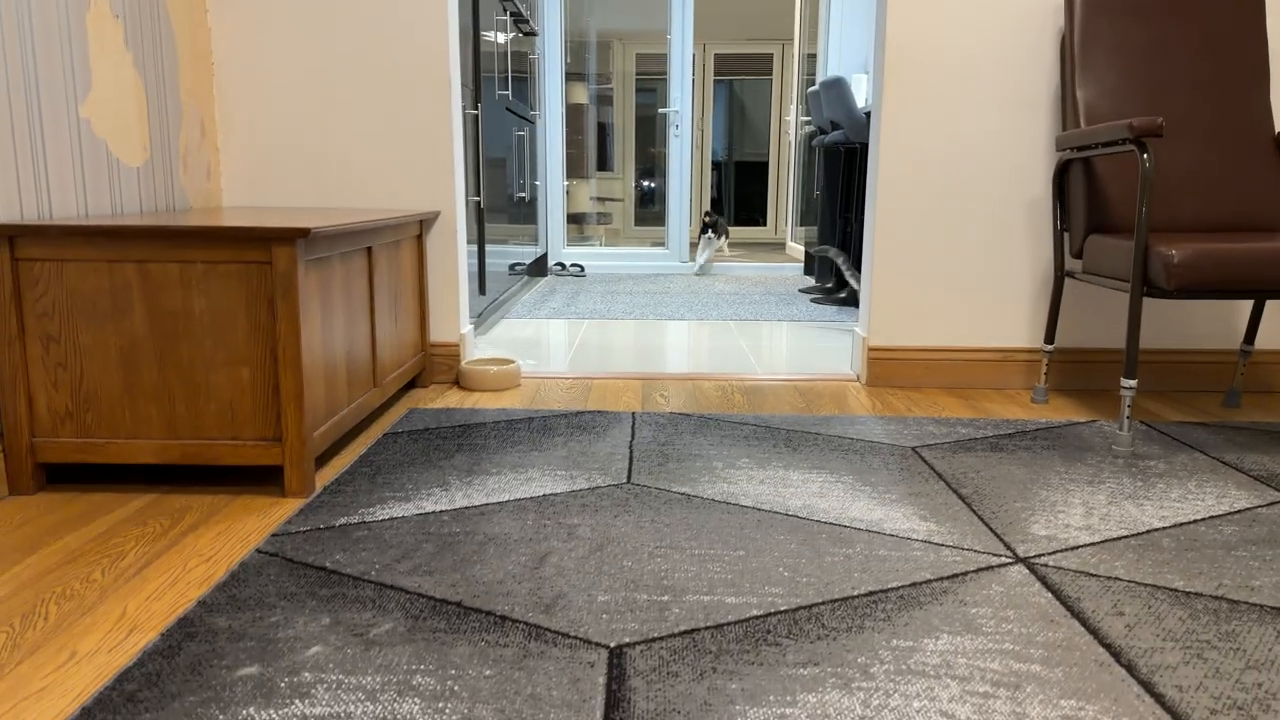
#> input picture frame 27 of CV/S9/cat_running.mp4, 1280 x 720 px, given in place of negrito_cat.mp4, which was not available
$ jupyter execute cat_tracking.ipynb   (text cells are left out)
#> lines starting #> are read from the running program, lines starting #| are printed output that depends on the picture; after the words box and inside, x2 and y2 are one past the last pixel; in counts of white or black regions, pixels touching at a corner belong together; pictures that were not available may be replaced by others from this repository, and a replacement may not be noted
[cell 1]
# pylint: disable=all
# type: ignore

import cv2
import numpy as np
import matplotlib.pyplot as plt

[cell 2]
# pylint: disable=all
# type: ignore

# 1. Configurar la captura de video
video_path = "negrito_cat.mp4"  # Asegúrate de que el video está en la misma carpeta que el notebook
cap = cv2.VideoCapture(video_path)

if not cap.isOpened():
    print(
        f"Error al abrir el video '{video_path}'. Verifica que el archivo exista en la misma ruta."
    )
else:
    # 2. Configurar el sustractor de fondo para detección de movimiento (MOG2)
    fgbg = cv2.createBackgroundSubtractorMOG2(
        history=500, varThreshold=50, detectShadows=True
    )

    # 3. Inicializar el Filtro de Kalman
    kf = cv2.KalmanFilter(4, 2)
    kf.transitionMatrix = np.array(
        [[1, 0, 1, 0], [0, 1, 0, 1], [0, 0, 1, 0], [0, 0, 0, 1]], np.float32
    )
    kf.measurementMatrix = np.array([[1, 0, 0, 0], [0, 1, 0, 0]], np.float32)
    kf.processNoiseCov = np.eye(4, dtype=np.float32) * 0.03
    kf.measurementNoiseCov = np.eye(2, dtype=np.float32) * 1.5
    kf.errorCovPost = np.eye(4, dtype=np.float32)

    measured_states = []
    estimated_states = []

    window_name = "Tracking del gatito - Presiona 'Q' para salir"
    # Configurar la ventana para que sea redimensionable temporalmente si el video es muy grande
    cv2.namedWindow(window_name, cv2.WINDOW_NORMAL)

    print(
        "Reproduciendo video en una ventana externa... Presiona 'q' o 'Q' en la ventana de OpenCV para pararlo anticipadamente."
    )
    while cap.isOpened():
        ret, frame = cap.read()
#> frame is the input picture: shape (720, 1280, 3); mean B, G, R 100.8, 118.6, 134.5
        if not ret:
            break

        # Preprocesamiento: escala de grises y difuminado
        gray = cv2.cvtColor(frame, cv2.COLOR_BGR2GRAY)
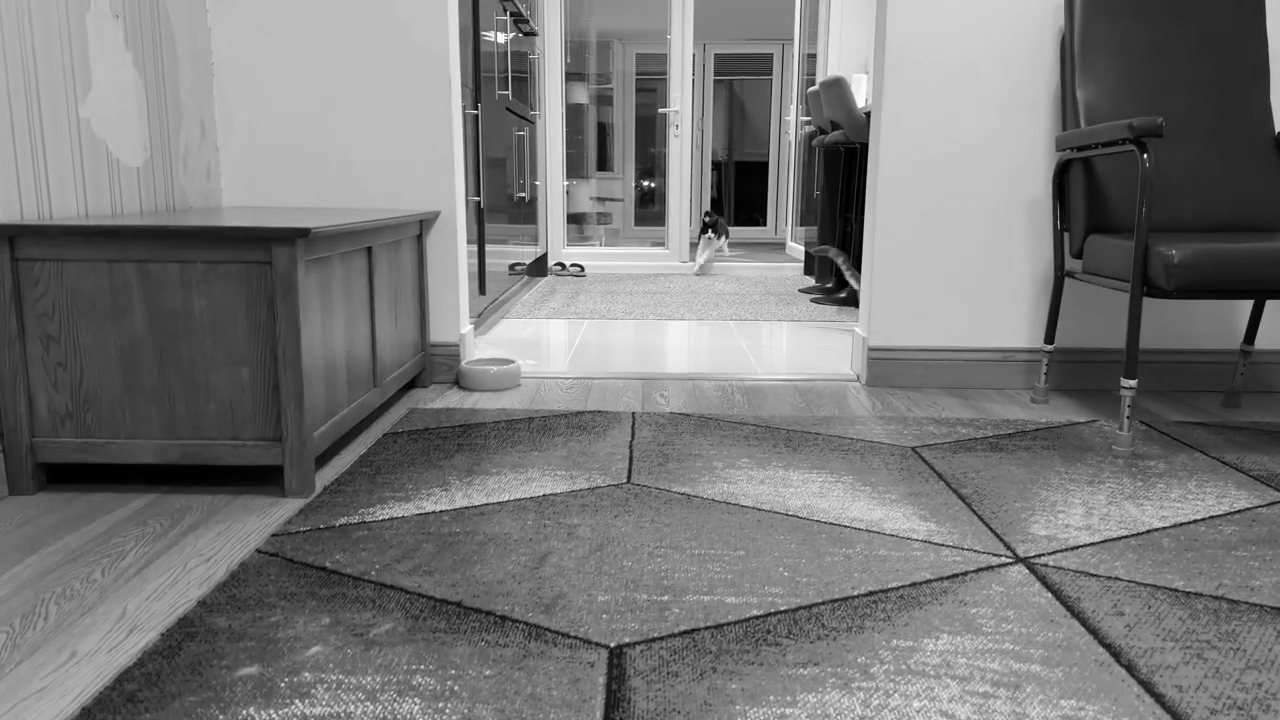
#> gray: shape (720, 1280); min 0, max 255, mean 121.4
        gray = cv2.GaussianBlur(gray, (21, 21), 0)
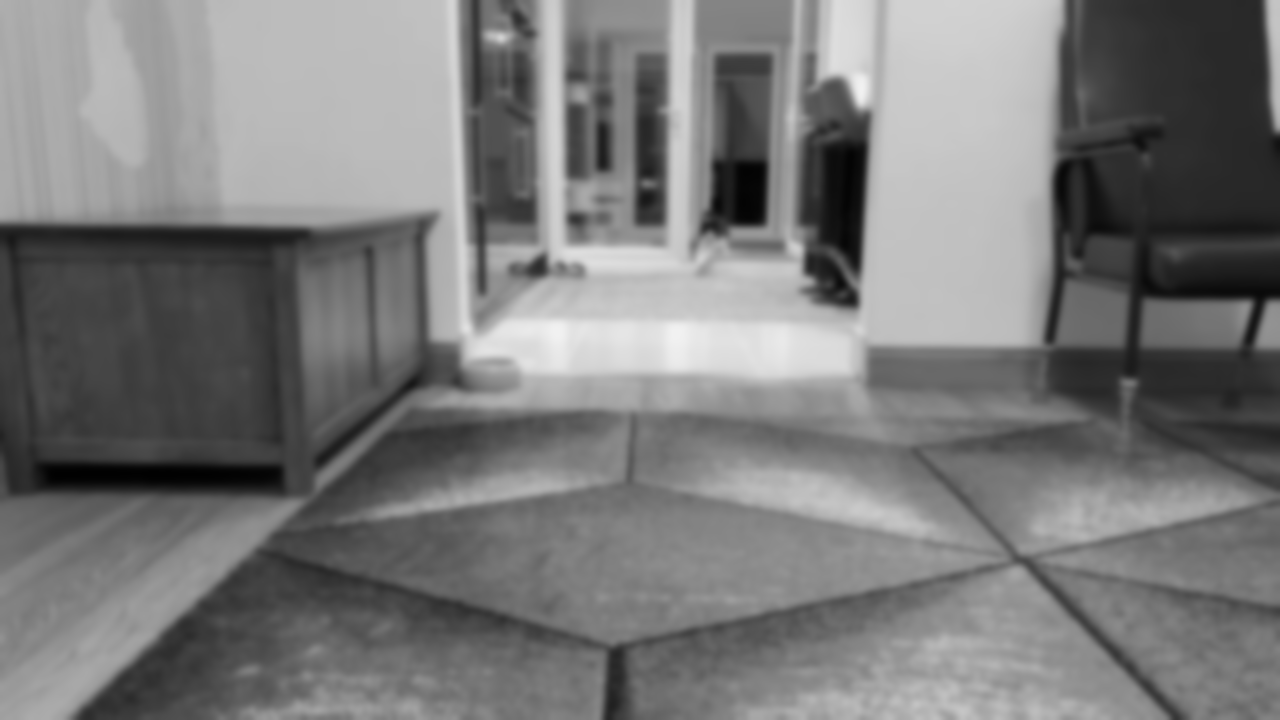
#> gray: shape (720, 1280); min 1, max 241, mean 121.4

        # Máscara de movimiento
        fgmask = fgbg.apply(gray)
#> fgmask: shape (720, 1280); every value is 127
        _, fgmask = cv2.threshold(fgmask, 200, 255, cv2.THRESH_BINARY)
#> fgmask: shape (720, 1280); every value is 0
        kernel = cv2.getStructuringElement(cv2.MORPH_ELLIPSE, (5, 5))
        fgmask = cv2.morphologyEx(fgmask, cv2.MORPH_OPEN, kernel)
        fgmask = cv2.morphologyEx(fgmask, cv2.MORPH_CLOSE, kernel)

        contours, _ = cv2.findContours(
            fgmask, cv2.RETR_EXTERNAL, cv2.CHAIN_APPROX_SIMPLE
        )
#> contours = []

        measurement = None

        if contours:
            largest_contour = max(contours, key=cv2.contourArea)
            if cv2.contourArea(largest_contour) > 500:
                x, y, w, h = cv2.boundingRect(largest_contour)
                cx, cy = x + w / 2.0, y + h / 2.0
                measurement = np.array([[np.float32(cx)], [np.float32(cy)]])
                measured_states.append((cx, cy))

                # --- Dibujar el bounding box (verde) ---
                cv2.rectangle(frame, (x, y), (x + w, y + h), (0, 255, 0), 2)
                cv2.circle(frame, (int(cx), int(cy)), 4, (0, 255, 0), -1)

        # Predicción y Corrección
        predicted = kf.predict()
        if measurement is not None:
            estimated = kf.correct(measurement)
        else:
            estimated = predicted

        est_x, est_y = float(estimated[0][0]), float(estimated[1][0])
        estimated_states.append((est_x, est_y))

        # --- Dibujar la predicción y trayectoria de Kalman (rojo) ---
        cv2.circle(frame, (int(est_x), int(est_y)), 4, (0, 0, 255), -1)
#> frame: shape (720, 1280, 3); under 0.01% of pixels changed, all inside (x1, y1, x2, y2) = (0, 0, 5, 5)
        for i in range(1, len(estimated_states)):
            pt1 = (int(estimated_states[i - 1][0]), int(estimated_states[i - 1][1]))
            pt2 = (int(estimated_states[i][0]), int(estimated_states[i][1]))
            cv2.line(frame, pt1, pt2, (0, 0, 255), 2)

        # --- Mostrar el video con OpenCV ---
        cv2.imshow(window_name, frame)

        # Esperar 30ms. Si el usuario presiona la 'q', se rompe el ciclo.
        if cv2.waitKey(30) & 0xFF == ord("q"):
#> (key q is pressed here)
            break

    cap.release()
    cv2.destroyAllWindows()  # Es importante cerrar las ventanas de OpenCV
    print("Video procesado exitosamente.")

    # Graficar la trayectoria final
    if estimated_states:
        m_x = [p[0] for p in measured_states]
        m_y = [p[1] for p in measured_states]
        e_x = [p[0] for p in estimated_states]
        e_y = [p[1] for p in estimated_states]

        plt.figure(figsize=(10, 6))
        if m_x and m_y:
            plt.scatter(
                m_x, m_y, c="g", s=15, alpha=0.5, label="Medición Bounding Box (MOG2)"
            )
        plt.plot(e_x, e_y, "r-", linewidth=2, label="Tracking Estimado (Kalman)")

        plt.gca().invert_yaxis()
        plt.title('Tracking de "negrito_cat.mp4" (Movimiento vs Filtro de Kalman)')
        plt.xlabel("Eje X (Píxeles)")
        plt.ylabel("Eje Y (Píxeles)")
        plt.legend()
        plt.grid(True)
        plt.show()
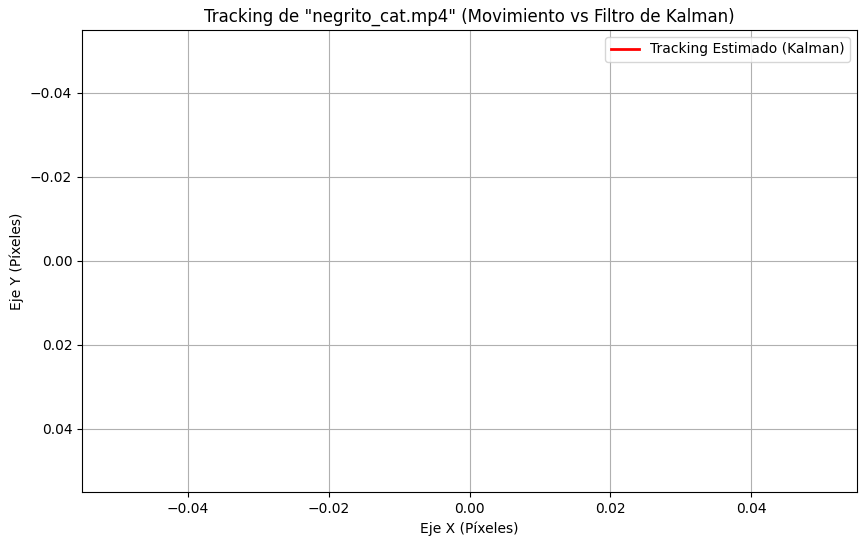
#> figure drawn by matplotlib, 1 panel
    else:
        print("No se calcularon estados.")

$ run again, starting later in the video
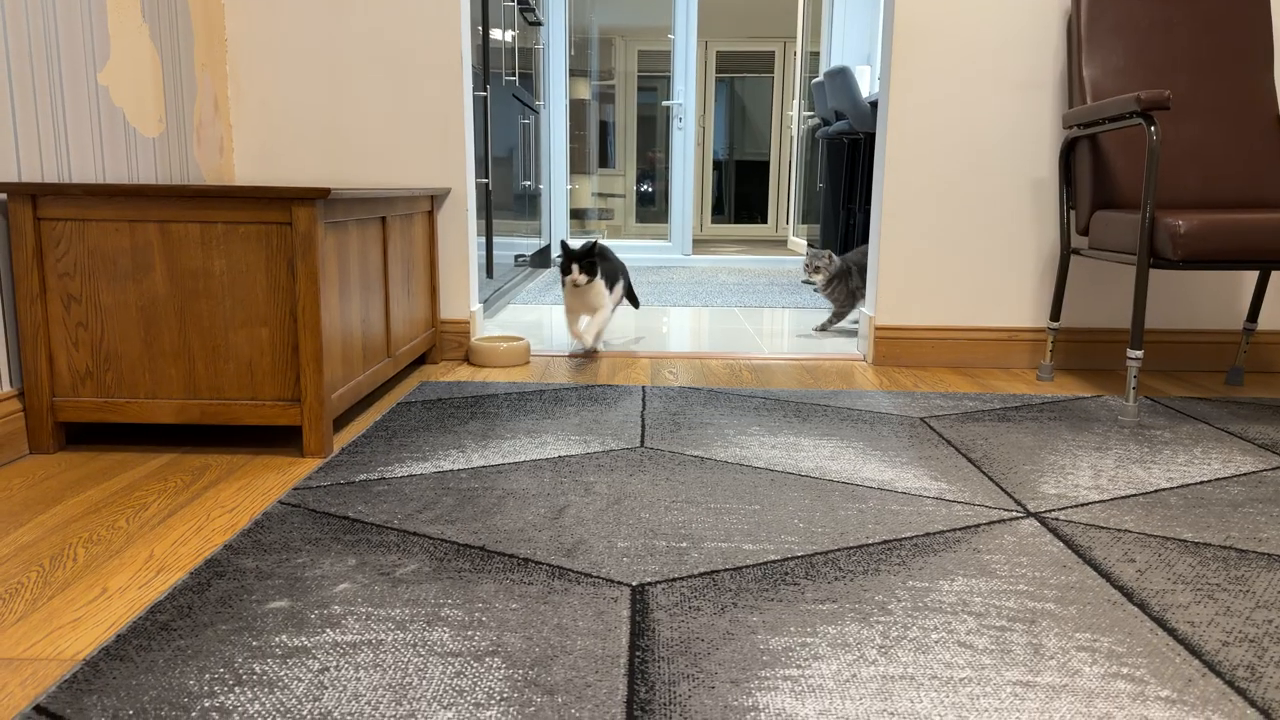
#> input picture frame 125 of CV/S9/cat_running.mp4, 1280 x 720 px, given in place of negrito_cat.mp4, which was not available
#> frame is the input picture: shape (720, 1280, 3); mean B, G, R 103.1, 121, 137.4
#> `gray = cv2.cvtColor(frame, cv2.COLOR_BGR2GRAY)`:
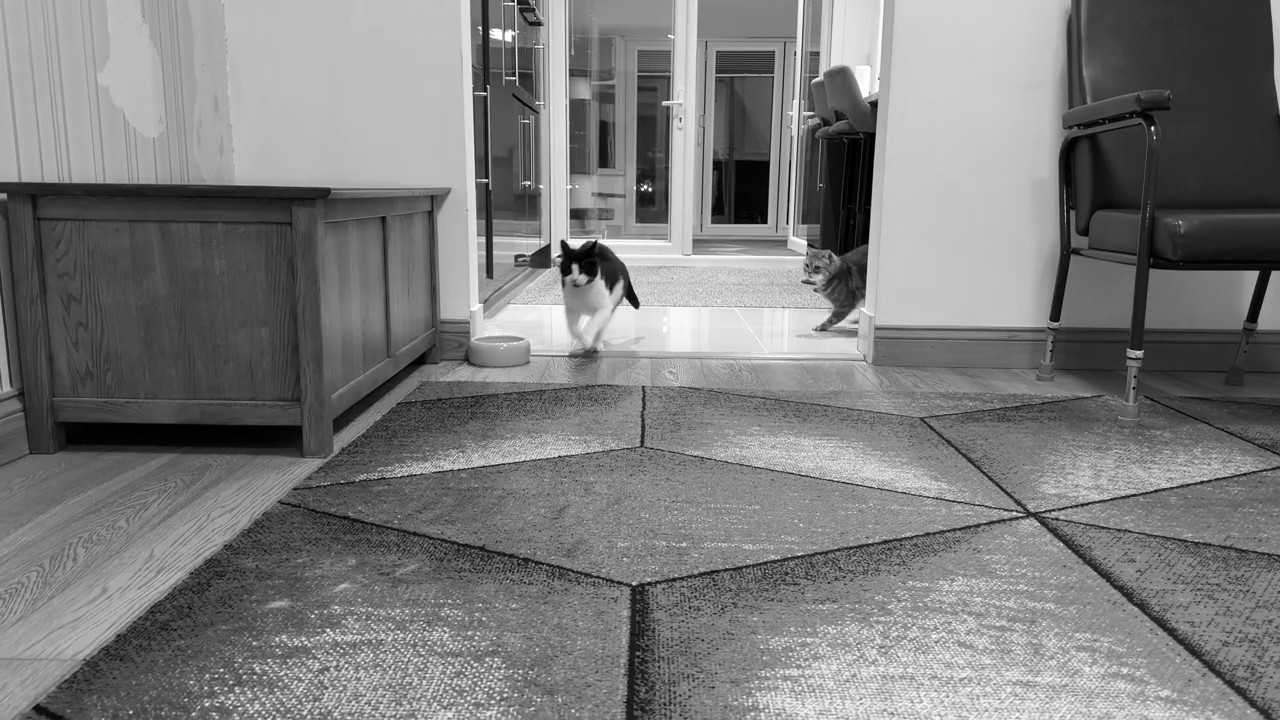
#> gray: shape (720, 1280); min 0, max 255, mean 123.9
#> `gray = cv2.GaussianBlur(gray, (21, 21), 0)`:
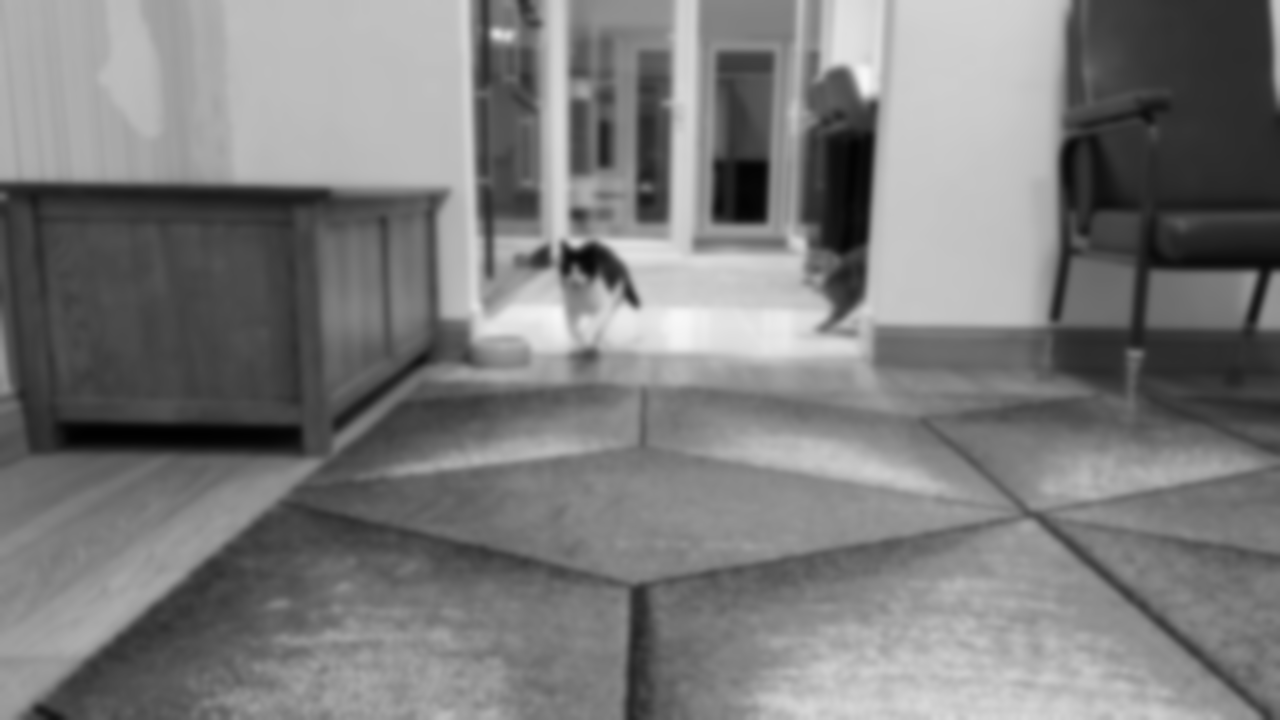
#> gray: shape (720, 1280); min 1, max 247, mean 123.9
#> contours = []
#> frame: shape (720, 1280, 3); under 0.01% of pixels changed, all inside (x1, y1, x2, y2) = (0, 0, 5, 5)

$ run again, starting later in the video
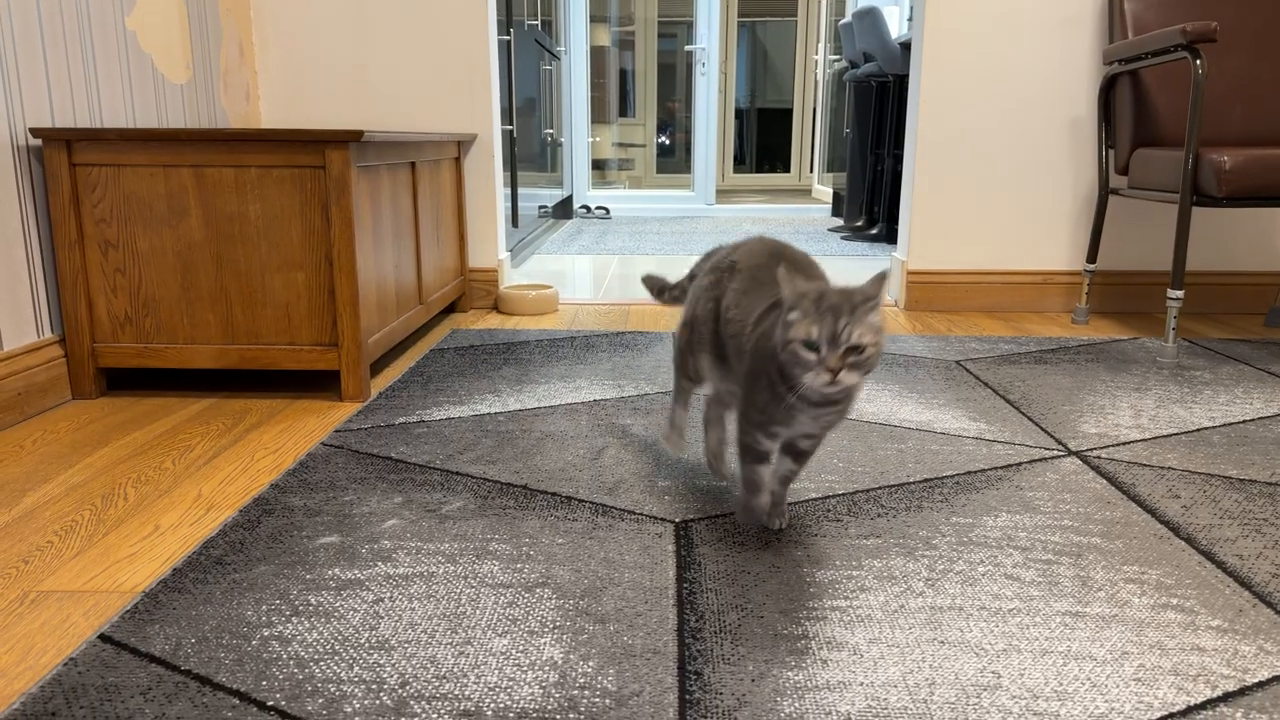
#> input picture frame 223 of CV/S9/cat_running.mp4, 1280 x 720 px, given in place of negrito_cat.mp4, which was not available
#> frame is the input picture: shape (720, 1280, 3); mean B, G, R 105, 123.2, 141
#> `gray = cv2.cvtColor(frame, cv2.COLOR_BGR2GRAY)`:
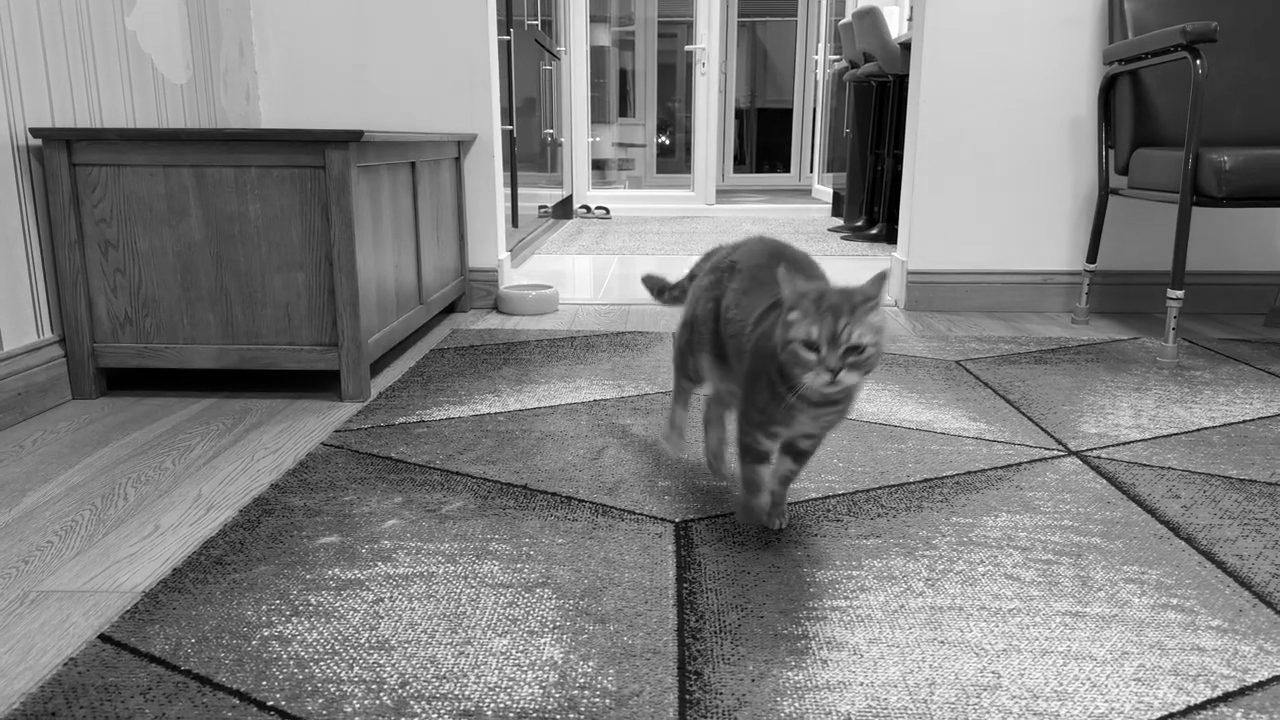
#> gray: shape (720, 1280); min 0, max 255, mean 126.5
#> `gray = cv2.GaussianBlur(gray, (21, 21), 0)`:
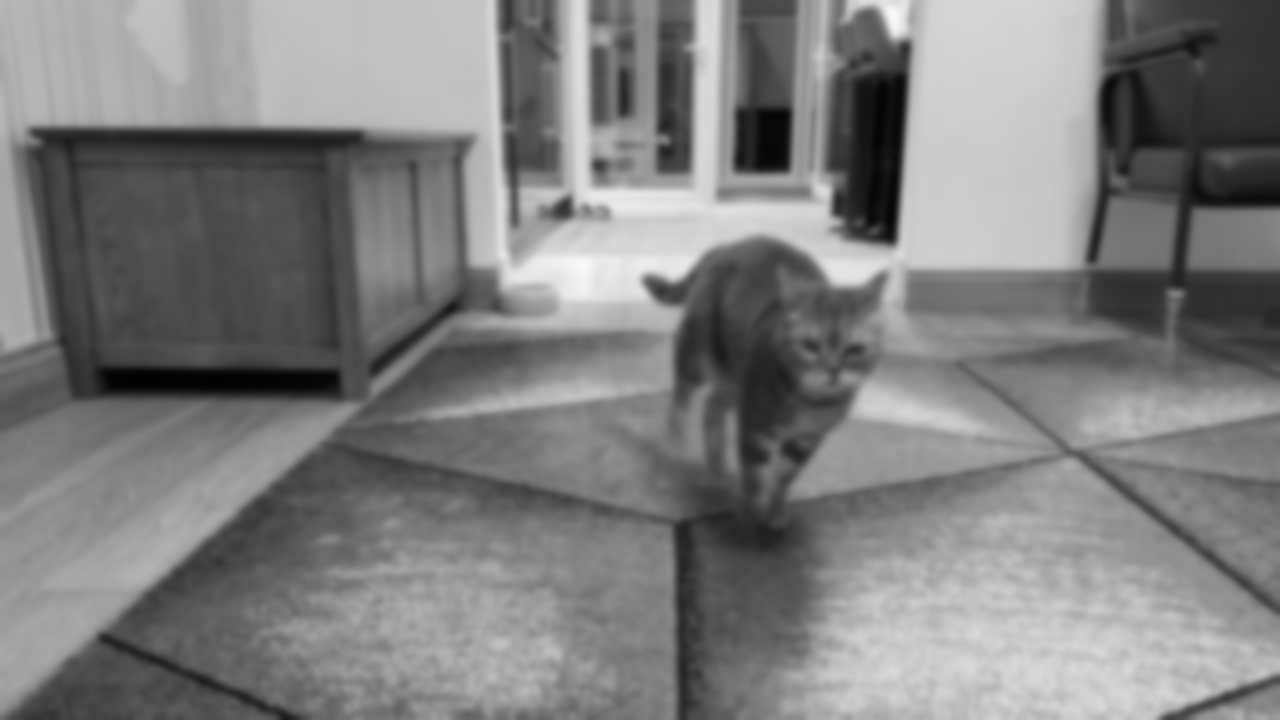
#> gray: shape (720, 1280); min 1, max 248, mean 126.5
#> contours = []
#> frame: shape (720, 1280, 3); under 0.01% of pixels changed, all inside (x1, y1, x2, y2) = (0, 0, 5, 5)
